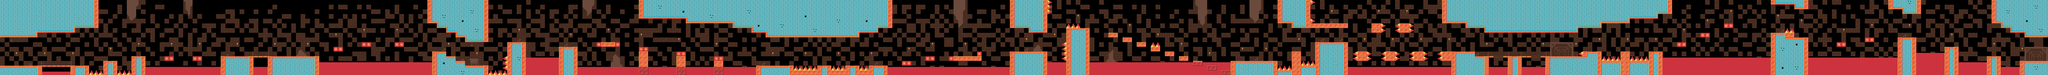

A level layout from a 2D game, rendered from its tile map. Below: a short description, then the map file with tile-grid data replaced by summaries:
An orthogonal 436x16 tile map with 16x16 px tiles, 2 tile layers (bg, fg), 3 tilesets and 24 objects (3x dog, 2x mole, start, bee, spider).

<map version="1.0" orientation="orthogonal" width="436" height="16" tilewidth="16" tileheight="16">
 <tileset firstgid="1" name="fgtiles" tilewidth="16" tileheight="16">
  <image source="../art/fgtiles.png" trans="000000" width="256" height="256" />
 </tileset>
 <tileset firstgid="257" name="bgtiles" tilewidth="16" tileheight="16">
  <image source="../art/bgtiles.png" trans="000000" width="512" height="512" />
 </tileset>
 <tileset firstgid="1281" name="objects" tilewidth="16" tileheight="16">
  <image source="../art/objects.png" trans="000000" width="128" height="128" />
 </tileset>
 <layer name="bg" width="436" height="16">
  <data>[6976 cells, 1843 non-empty, 51 distinct tile ids]</data>
 </layer>
 <layer name="fg" width="436" height="16">
  <data>[6976 cells, 2663 non-empty, 22 distinct tile ids]</data>
 </layer>
 <objectgroup name="obj" width="436" height="16">
  <object type="start" x="16" y="208" width="16" height="16" />
  <object type="mole" x="800" y="176" width="16" height="16" />
  <object gid="1284" x="880" y="192" />
  <object type="bee" x="992" y="160" width="16" height="16" />
  <object gid="1284" x="2064" y="144" />
  <object type="dog" x="2624" y="208" width="16" height="16" />
  <object type="dog" x="2656" y="208" width="16" height="16" />
  <object gid="1281" x="2256" y="144" />
  <object gid="1281" x="2256" y="160" />
  <object gid="1281" x="2256" y="176" />
  <object gid="1281" x="2384" y="192" />
  <object gid="1281" x="2384" y="176" />
  <object gid="1281" x="2384" y="160" />
  <object gid="1284" x="3456" y="176" />
  <object type="dog" x="4240" y="192" width="16" height="16" />
  <object type="mole" x="4288" y="192" width="16" height="16" />
  <object gid="1284" x="4512" y="144" />
  <object gid="1305" x="4776" y="80" />
  <object type="spider" x="5136" y="128" width="16" height="16" />
  <object gid="1284" x="5296" y="192" />
  <object gid="1305" x="3936" y="144" />
  <object gid="1305" x="5104" y="144" />
  <object gid="1305" x="800" y="176" />
  <object gid="1305" x="6128" y="128" />
 </objectgroup>
</map>
